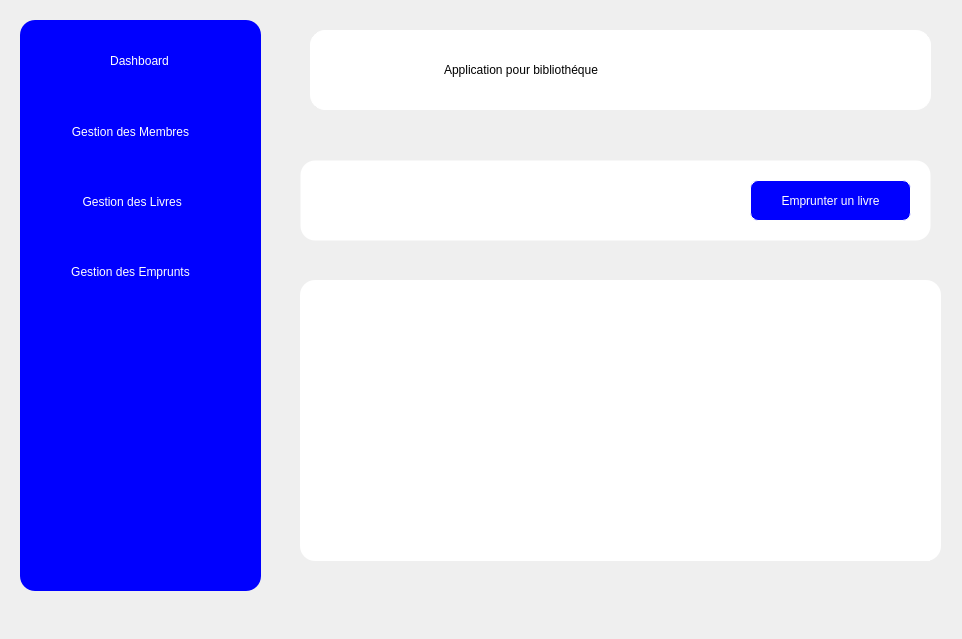
<?xml version="1.0" encoding="UTF-8"?>
<ui version="4.0">
 <class>EmpruntManager</class>
 <widget class="QWidget" name="EmpruntManager">
  <property name="geometry">
   <rect>
    <x>0</x>
    <y>0</y>
    <width>962</width>
    <height>639</height>
   </rect>
  </property>
  <property name="windowTitle">
   <string>Form</string>
  </property>
  <widget class="QWidget" name="widget_2" native="true">
   <property name="geometry">
    <rect>
     <x>280</x>
     <y>20</y>
     <width>671</width>
     <height>561</height>
    </rect>
   </property>
   <property name="styleSheet">
    <string notr="true"/>
   </property>
   <widget class="QWidget" name="widget_4" native="true">
    <property name="geometry">
     <rect>
      <x>20</x>
      <y>260</y>
      <width>641</width>
      <height>281</height>
     </rect>
    </property>
    <property name="styleSheet">
     <string notr="true"> border-radius: 15px;
 background-color: rgb(255, 255, 255);
     
 </string>
    </property>
    <widget class="QWidget" name="widget_5" native="true">
     <property name="geometry">
      <rect>
       <x>19</x>
       <y>79</y>
       <width>611</width>
       <height>291</height>
      </rect>
     </property>
     <widget class="QTableWidget" name="tableWidget">
      <property name="geometry">
       <rect>
        <x>40</x>
        <y>20</y>
        <width>571</width>
        <height>281</height>
       </rect>
      </property>
      <property name="styleSheet">
       <string notr="true"/>
      </property>
     </widget>
    </widget>
   </widget>
   <widget class="QWidget" name="widget_7" native="true">
    <property name="geometry">
     <rect>
      <x>20</x>
      <y>140</y>
      <width>631</width>
      <height>81</height>
     </rect>
    </property>
    <property name="styleSheet">
     <string notr="true">background-color: rgb(255, 255, 255);
border:1px solid;
border-color:none;
border-radius:15px;</string>
    </property>
    <widget class="QPushButton" name="pushButton_9">
     <property name="geometry">
      <rect>
       <x>450</x>
       <y>20</y>
       <width>161</width>
       <height>41</height>
      </rect>
     </property>
     <property name="styleSheet">
      <string notr="true">color: rgb(255, 255, 255);
border-radius:8px;
background-color: rgb(0, 0, 255);</string>
     </property>
     <property name="text">
      <string>Emprunter un livre</string>
     </property>
     <property name="icon">
      <iconset theme="QIcon::ThemeIcon::ListAdd"/>
     </property>
    </widget>
   </widget>
   <widget class="QWidget" name="header" native="true">
    <property name="geometry">
     <rect>
      <x>30</x>
      <y>10</y>
      <width>621</width>
      <height>80</height>
     </rect>
    </property>
    <property name="styleSheet">
     <string notr="true">background-color: rgb(255, 255, 255);
border:0.5px solid; 
border-radius:15px;
border-color: rgb(255, 255, 255);
</string>
    </property>
    <widget class="QLabel" name="label_7">
     <property name="geometry">
      <rect>
       <x>130</x>
       <y>30</y>
       <width>351</width>
       <height>20</height>
      </rect>
     </property>
     <property name="styleSheet">
      <string notr="true">color: rgb(0, 0, 0);
font: 18pt &quot;Tempus Sans ITC&quot;;</string>
     </property>
     <property name="text">
      <string>Application pour bibliothéque</string>
     </property>
    </widget>
   </widget>
  </widget>
  <widget class="QWidget" name="con_only_widget" native="true">
   <property name="geometry">
    <rect>
     <x>20</x>
     <y>20</y>
     <width>241</width>
     <height>571</height>
    </rect>
   </property>
   <property name="styleSheet">
    <string notr="true">
background-color: rgb(0, 0, 255);
color: rgb(255, 255, 255);
border:1px ,solid ;
border-color: rgb(0, 0, 255);
border-radius:15px;
</string>
   </property>
   <widget class="QPushButton" name="pushButton_2">
    <property name="geometry">
     <rect>
      <x>10</x>
      <y>100</y>
      <width>201</width>
      <height>24</height>
     </rect>
    </property>
    <property name="text">
     <string>Gestion des Membres</string>
    </property>
   </widget>
   <widget class="QPushButton" name="pushButton_3">
    <property name="geometry">
     <rect>
      <x>10</x>
      <y>170</y>
      <width>201</width>
      <height>24</height>
     </rect>
    </property>
    <property name="text">
     <string> Gestion des Livres</string>
    </property>
   </widget>
   <widget class="QPushButton" name="pushButton_4">
    <property name="geometry">
     <rect>
      <x>10</x>
      <y>240</y>
      <width>201</width>
      <height>24</height>
     </rect>
    </property>
    <property name="text">
     <string>Gestion des Emprunts</string>
    </property>
   </widget>
   <widget class="QWidget" name="widget" native="true">
    <property name="geometry">
     <rect>
      <x>19</x>
      <y>19</y>
      <width>181</width>
      <height>41</height>
     </rect>
    </property>
    <widget class="QPushButton" name="pushButton_5">
     <property name="geometry">
      <rect>
       <x>0</x>
       <y>10</y>
       <width>201</width>
       <height>24</height>
      </rect>
     </property>
     <property name="text">
      <string>Dashboard</string>
     </property>
    </widget>
   </widget>
  </widget>
 </widget>
 <resources/>
 <connections/>
</ui>
